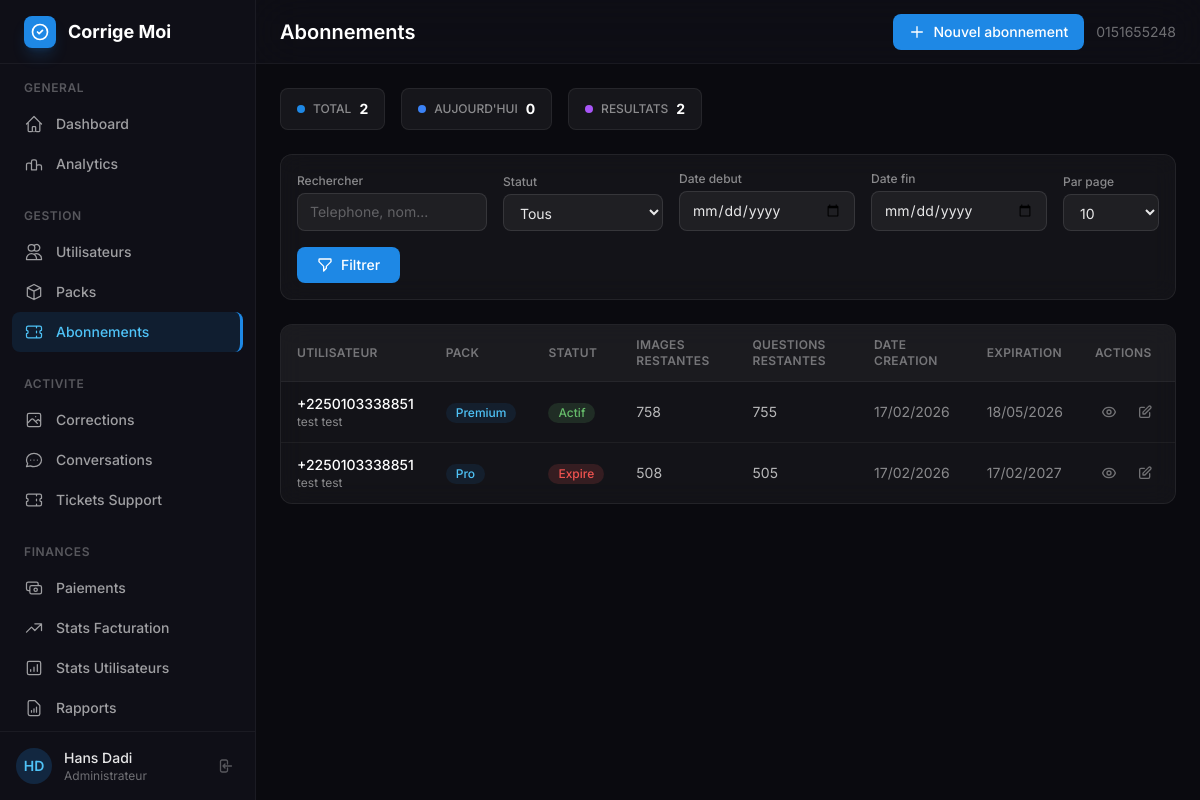
Page /custom-admin/subscriptions/ (signed in) on the earlier database version.
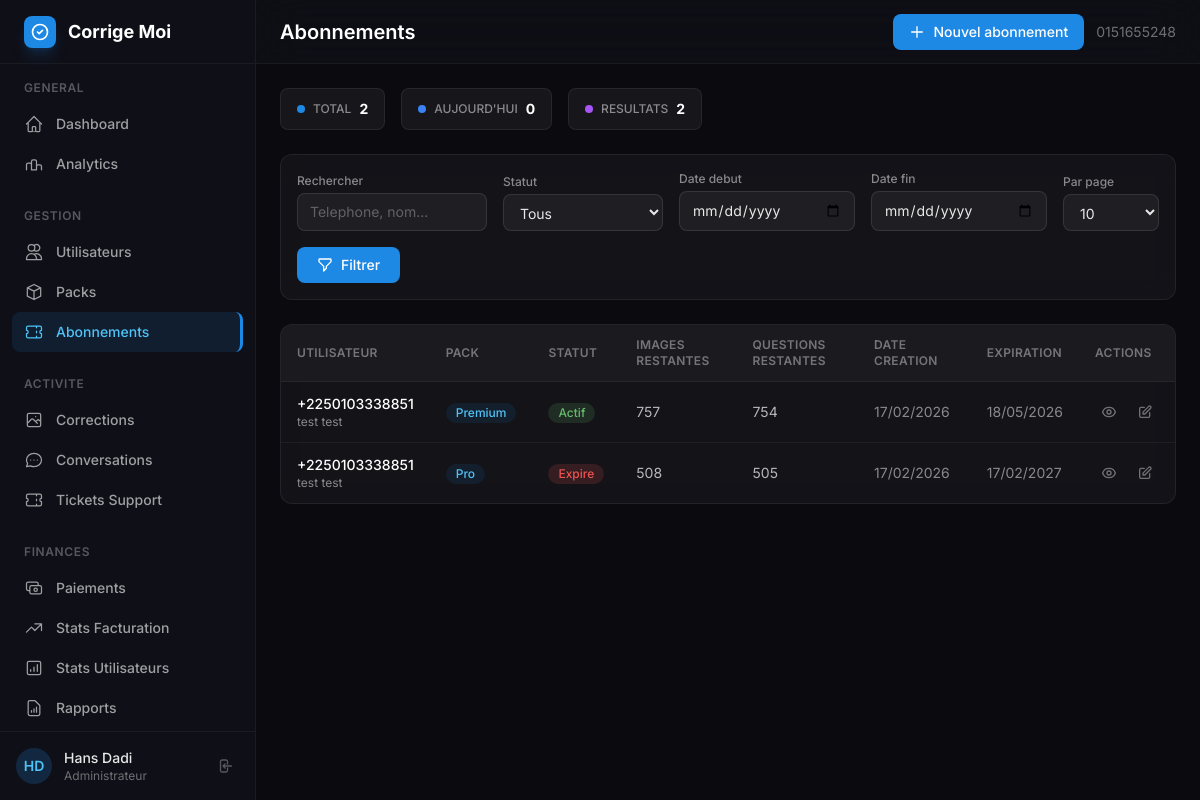
Same page on the later database version.
### subscriptions/models.py (models this page shows, shortened)
class Subscription(models.Model):
    user = models.ForeignKey(
        User, on_delete=models.CASCADE, related_name="subscriptions"
    )
    pack = models.ForeignKey(Pack, on_delete=models.CASCADE, related_name="subscriptions")
    token = models.UUIDField(default=uuid.uuid4, editable=False, unique=True)
    api_key = models.CharField(max_length=100, unique=True, default=generate_api_key)
    image_corrections_remaining = models.PositiveIntegerField(default=0)
    chat_questions_remaining = models.PositiveIntegerField(default=0)
    is_active = models.BooleanField(default=True)
    created_at = models.DateTimeField(auto_now_add=True)
    expires_at = models.DateTimeField(null=True, blank=True)
    class Meta:
        pass

class Pack(models.Model):
    DURATION_CHOICES = [
        (0, 'Illimité'),
        (30, '30 jours'),
        (90, '90 jours'),
        (365, '1 an'),
    ]
    name = models.CharField(max_length=100, unique=True)
    slug = models.SlugField(max_length=100, blank=True)
    price = models.DecimalField(max_digits=10, decimal_places=2)
    description = models.TextField()
    features = models.JSONField(default=list, blank=True)
    is_best_plan = models.BooleanField(default=False)
    is_active = models.BooleanField(default=True)
    image_corrections_limit = models.PositiveIntegerField(
        default=0,
        help_text="Nombre d'envois d'images autorisés (0 = illimité)"
    )
    chat_questions_limit = models.PositiveIntegerField(
        default=0,
        help_text="Nombre de questions au chatbot autorisées (0 = illimité)"
    )
    duration = models.PositiveIntegerField(
        choices=DURATION_CHOICES,
        default=30,
        help_text="Durée en jours (0 = illimité)"
    )
    created_at = models.DateTimeField(auto_now_add=True)
    updated_at = models.DateTimeField(auto_now=True)
    class Meta:
        verbose_name = "Pack Abonnement"
        verbose_name_plural = "Packs Abonnement"

### authentification/models.py (models this page shows, shortened)
class CustomUser(AbstractBaseUser, PermissionsMixin):
    ROLE_CHOICES = [('student', 'Élève'), ('teacher', 'Enseignant')]
    phone_number = models.CharField(
        max_length=15,
        unique=True,
        error_messages={
            'unique': _("Un utilisateur avec ce numéro de téléphone existe déjà.")
        }
    )
    email = models.EmailField(blank=True, null=True)
    first_name = models.CharField(max_length=50)
    last_name = models.CharField(max_length=50)
    is_active = models.BooleanField(default=True)
    is_staff = models.BooleanField(default=False)
    is_verified = models.BooleanField(default=False)
    role = models.CharField(max_length=10, choices=ROLE_CHOICES, default='student')
    country = models.CharField(max_length=100, blank=True, null=True)
    school_level = models.CharField(max_length=100, blank=True, null=True)
    institution = models.CharField(max_length=200, blank=True, null=True)
    age = models.PositiveIntegerField(blank=True, null=True)
    date_joined = models.DateTimeField(default=timezone.now)
    USERNAME_FIELD = 'phone_number'
    REQUIRED_FIELDS = ['first_name', 'last_name']
    objects = CustomUserManager()

### custom_admin/views.py (the view, shortened to what this page needs)
# urls.py: path('subscriptions/', views.admin_subscriptions, name='subscriptions'),
@staff_required
def admin_subscriptions(request):
    search = request.GET.get('search', '').strip()
    status = request.GET.get('status', 'all')
    start_date = request.GET.get('start_date')
    end_date = request.GET.get('end_date')
    per_page = int(request.GET.get('per_page', 10))
    subs = Subscription.objects.select_related('user', 'pack').order_by('-created_at')
    if status == 'active':
        subs = subs.filter(is_active=True).exclude(expires_at__lt=timezone.now())
    elif status == 'inactive':
        subs = subs.filter(Q(is_active=False) | Q(expires_at__lt=timezone.now()))
    if start_date:
        try:
            start = datetime.strptime(start_date, '%Y-%m-%d')
            subs = subs.filter(created_at__gte=start)
        except:
            pass
    if end_date:
        try:
            end = datetime.strptime(end_date, '%Y-%m-%d')
            subs = subs.filter(created_at__lt=end + timedelta(days=1))
        except:
            pass
    total_subs = Subscription.objects.count()
    today_subs = Subscription.objects.filter(created_at__date=timezone.now().date()).count()
    period_subs = subs.count()
    paginator = Paginator(subs, per_page)
    page_obj = paginator.get_page(request.GET.get('page'))
    context = {
        'page_obj': page_obj,
        'search': search,
        'status': status,
        'start_date': start_date,
        'end_date': end_date,
        'per_page': per_page,
        'total_subs': total_subs,
        'today_subs': today_subs,
        'period_subs': period_subs,
    }
    return render(request, 'custom_admin/admin/subscriptions.html', context)

### custom_admin/views.py (called while the page is built)
def staff_required(view_func):
    @wraps(view_func)
    def wrapper(request, *args, **kwargs):
        if not request.user.is_authenticated:
            from django.shortcuts import redirect
            return redirect(f'/custom-admin/login/?next={request.path}')
        if not request.user.is_staff:
            from django.shortcuts import render as _render
            return _render(request, '403.html', status=403)
        return view_func(request, *args, **kwargs)
    return wrapper

### custom_admin/templates/custom_admin/admin/subscriptions.html (shortened to what the changed rows need)
{% extends "custom_admin/base_admin.html" %}
{% block page_title %}Abonnements{% endblock %}
{% block content %}
<div class="glass-card rounded-xl overflow-hidden">
    <div class="overflow-x-auto">
        <table class="w-full text-sm text-left">
            <thead class="bg-white/[0.03] border-b border-white/5">
                <tr>
                    <th class="px-4 py-3 text-xs font-semibold text-white/40 uppercase tracking-wide">Utilisateur</th>
                    <th class="px-4 py-3 text-xs font-semibold text-white/40 uppercase tracking-wide">Pack</th>
                    <th class="px-4 py-3 text-xs font-semibold text-white/40 uppercase tracking-wide">Statut</th>
                    <th class="px-4 py-3 text-xs font-semibold text-white/40 uppercase tracking-wide">Images restantes</th>
                    <th class="px-4 py-3 text-xs font-semibold text-white/40 uppercase tracking-wide">Questions restantes</th>
                    <th class="px-4 py-3 text-xs font-semibold text-white/40 uppercase tracking-wide">Date creation</th>
                    <th class="px-4 py-3 text-xs font-semibold text-white/40 uppercase tracking-wide">Expiration</th>
                    <th class="px-4 py-3 text-xs font-semibold text-white/40 uppercase tracking-wide">Actions</th>
                </tr>
            </thead>
            <tbody class="divide-y divide-white/5">
                {% for sub in page_obj %}
                <tr class="hover:bg-white/[0.03] transition-colors">
                    <td class="px-4 py-3">
                        <div>
                            <p class="font-medium text-white">{{ sub.user.phone_number }}</p>
                            <p class="text-xs text-white/50">{{ sub.user.first_name }} {{ sub.user.last_name }}</p>
                        </div>
                    </td>
                    <td class="px-4 py-3">
                        <span class="inline-flex items-center px-2.5 py-0.5 rounded-full text-xs font-medium bg-primary-500/10 text-primary-400">{{ sub.pack.name }}</span>
                    </td>
                    <td class="px-4 py-3">
                        {% if sub.is_active %}
                        <span class="inline-flex items-center px-2.5 py-0.5 rounded-full text-xs font-medium badge-success">Actif</span>
                        {% else %}
                        <span class="inline-flex items-center px-2.5 py-0.5 rounded-full text-xs font-medium badge-danger">Expire</span>
                        {% endif %}
                    </td>
                    <td class="px-4 py-3 text-white/70">{{ sub.image_corrections_remaining }}</td>
                    <td class="px-4 py-3 text-white/70">{{ sub.chat_questions_remaining }}</td>
                    <td class="px-4 py-3 text-white/50">{{ sub.created_at|date:"d/m/Y" }}</td>
                    <td class="px-4 py-3 text-white/50">{{ sub.expires_at|date:"d/m/Y" }}</td>
                    <td class="px-4 py-3">
                        <div class="flex items-center gap-2">
                            <a href="{% url 'custom_admin:subscription_detail' subscription_id=sub.id %}"
                               class="p-1.5 rounded-lg text-white/40 hover:text-primary-400 hover:bg-primary-500/10 transition-colors" title="Voir">
                            </a>
                            <a href="{% url 'custom_admin:subscription_edit' subscription_id=sub.id %}"
                               class="p-1.5 rounded-lg text-white/40 hover:text-blue-400 hover:bg-blue-500/10 transition-colors" title="Modifier">
                                <svg class="w-4 h-4" fill="none" viewBox="0 0 24 24" stroke="currentColor"><path stroke-linecap="round" stroke-linejoin="round" stroke-width="2" d="M11 5H6a2 2 0 00-2 2v11a2 2 0 002 2h11a2 2 0 002-2v-5m-1.414-9.414a2 2 0 112.828 2.828L11.828 15H9v-2.828l8.586-8.586z"/></svg>
                            </a>
                        </div>
                    </td>
                </tr>
                {% endfor %}
            </tbody>
        </table>
    </div>
</div>
{% endblock %}

Differences in the rows shown:
changed Subscription "Premium": image_corrections_remaining "758" → "757"; chat_questions_remaining "755" → "754"
